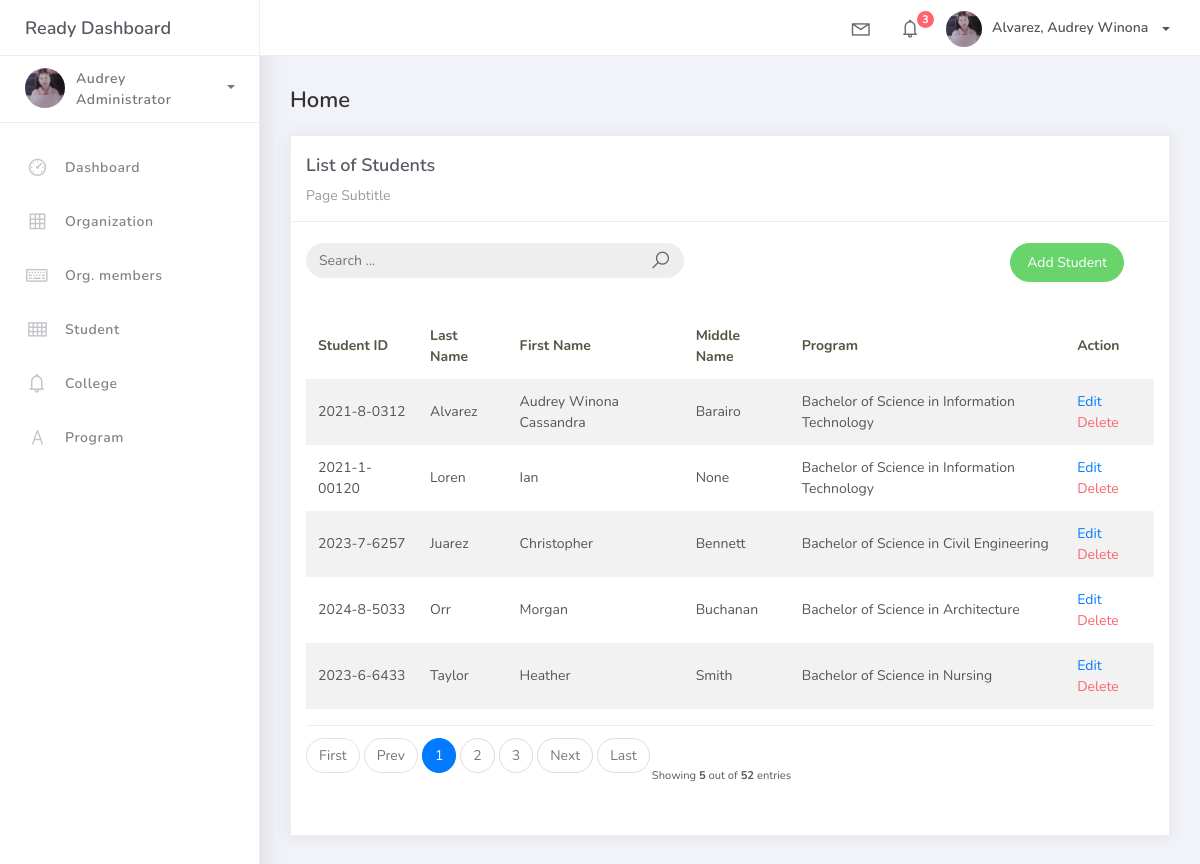
Before: /student_list/ with the older database file.
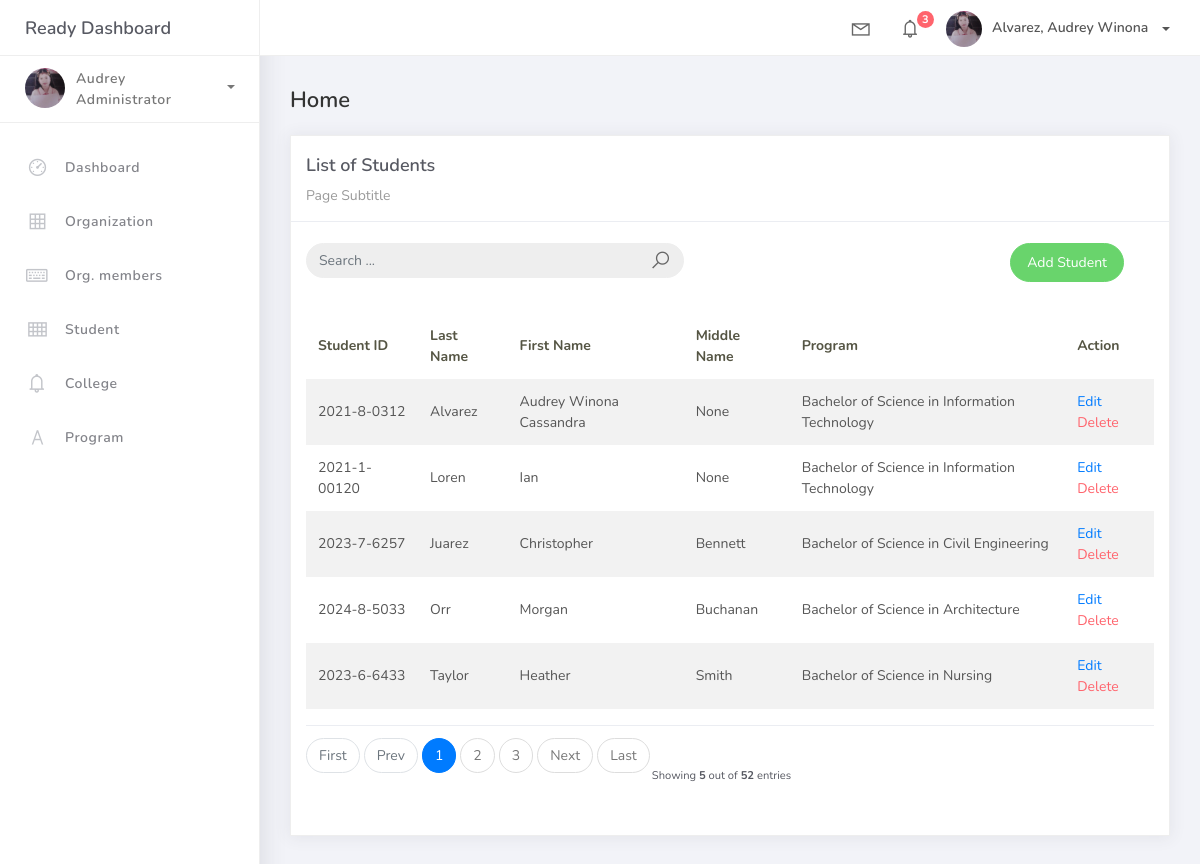
After: the same page with the newer database file.
### studentorg/models.py (models this page shows, shortened)
class BaseModel(models.Model):
    created_at = models.DateTimeField(auto_now_add=True, db_index=True)
    updated_at = models.DateTimeField(auto_now=True)
    class Meta:
        abstract = True

class Student(BaseModel):
    student_id = models.CharField(max_length=15)
    lastname = models.CharField(max_length=25)
    firstname = models.CharField(max_length=25)
    middlename = models.CharField(max_length=25, blank=True, null=True)
    program = models.ForeignKey(Program, on_delete=models.CASCADE)

class Program(BaseModel):
    prog_name = models.CharField(max_length=150)
    college = models.ForeignKey(College, on_delete=models.CASCADE)
    def __str__(self):
        return self.prog_name

### studentorg/views.py (the view)
# urls.py: path('student_list/', a.StudentListView.as_view(), name='student-list'),
class StudentListView(ListView):
    model = Student
    context_object_name = 'students'
    template_name = 'student_list.html'
    paginate_by = 5
    def get_queryset(self, *args, **kwargs):
        qs = super().get_queryset(*args, **kwargs)
        query = self.request.GET.get('q')
        if query:
            qs = qs.filter(
                Q(lastname__icontains=query),
                Q(firstname__icontains=query),
            )
        return qs

### templates/student_list.html
{% extends 'base.html' %} {% load static %} {% block content %}
<div class="content">
    <div class="container-fluid">
        <h4 class="page-title">Home</h4>
        <div class="row">
            <div class="col-md-12">
                <div class="card">
                    <div class="card-header">
                        <div class="card-title">List of Students</div>
                        <div class="card-category">Page Subtitle</div>
                    </div>
                    <br>
                        <div class="col-md-12 row">
                            <div class="col-md-6">
                                <form class="navbar-left navbar-form nav-search mr-md-3" action="{% url 'student-list' %}">
                                    <div class="input-group">
                                        <input type="text" placeholder="Search ..." class="form-control" name="q">
                                        <div class="input-group-append">
                                        <span class="input-group-text">
                                            <i class="la la-search search-icon"></i>
                                        </span>
                                        </div>
                                    </div>
                                </form>
                            </div>
                            <div class="col-md-6">
                                <div class="pull-right">
                                    <a href="{% url 'student-add' %}" class="btn btn-success btn-rounded">Add Student</a>
                                </div>
                            </div>
                        </div>
                    <div class="card-body">
                        <table class="table table-striped mt-3">
                            <thead>
                                <tr>
                                    <th scope="col">Student ID</th>
                                    <th scope="col">Last Name</th>
                                    <th scope="col">First Name</th>
                                    <th scope="col">Middle Name</th>
                                    <th scope="col">Program</th>
                                    <th scope="col">Action</th>
                                </tr>
                            </thead>
                            <tbody>
                                {% for object in object_list %}
                                <tr>
                                    <td>{{ object.student_id }}</td>
                                    <td>{{ object.lastname }}</td>
                                    <td>{{ object.firstname }}</td>
                                    <td>{{ object.middlename }}</td>
                                    <td>{{ object.program }}</td>
                                    <td>
                                        <a href="/student_list/{{ object.id }}">Edit</a>
                                        <a href="/student_list/{{ object.id }}/delete" class="text-danger">Delete</a>
                                    </td>
                                </tr>
                                {% empty %}
                                <tr>
                                    <td colspan="4" style="text-align: center">
                                    <p class="text-sm font-weight-bold mb-0">No Records Found</p>
                                    </td>
                                </tr>
                                {% endfor %}
                            </tbody>
                        </table>
                        {% include 'includes/pagination.html' %}
                    </div>
                </div>
            </div>
        </div>
    </div>
</div>
{% endblock %}

Changed rows visible on the page:
changed Student "Alvarez": middlename "Barairo" → "None"
